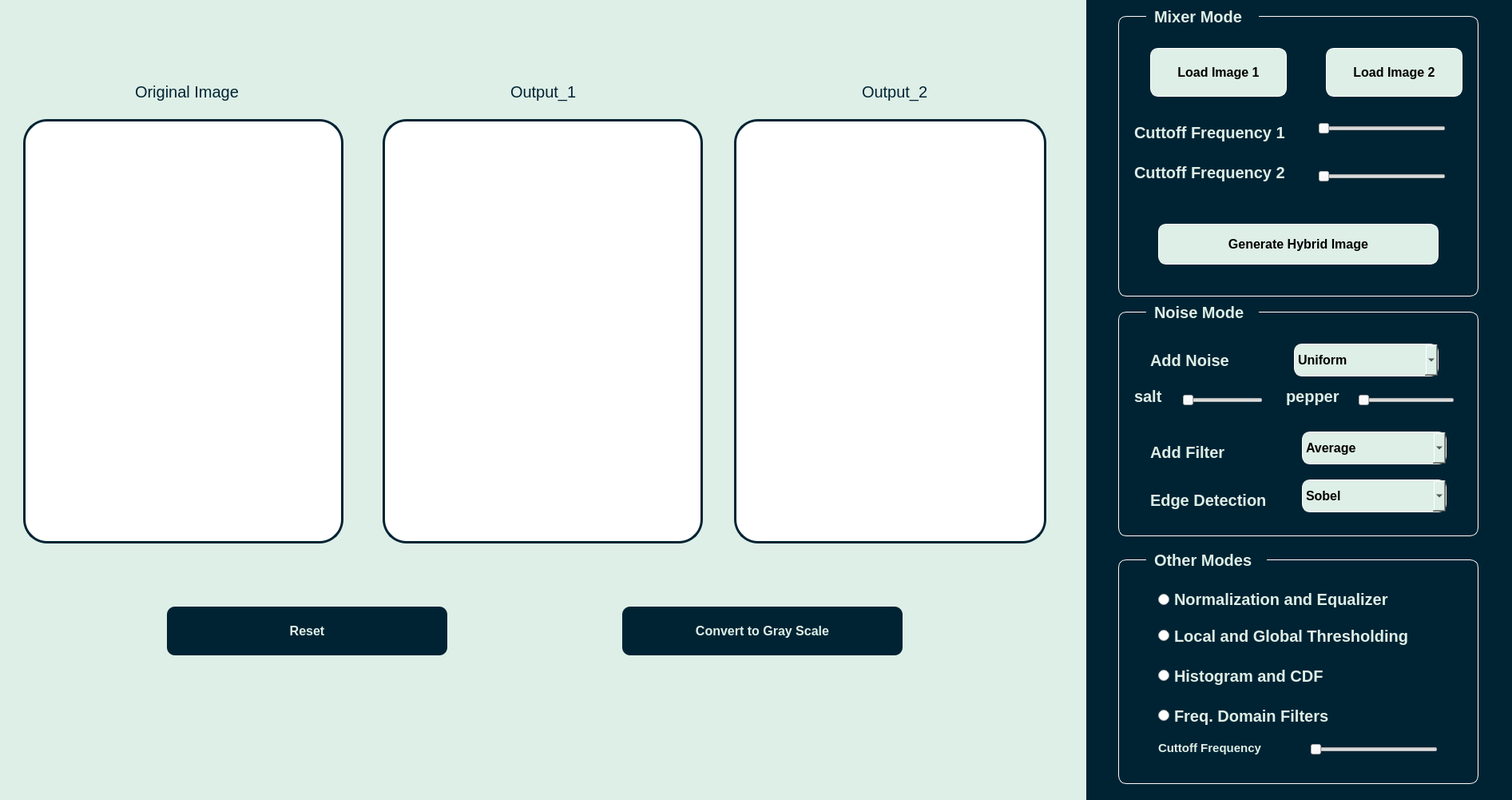
<?xml version="1.0" encoding="UTF-8"?>
<ui version="4.0">
 <class>MainWindow</class>
 <widget class="QMainWindow" name="MainWindow">
  <property name="geometry">
   <rect>
    <x>0</x>
    <y>0</y>
    <width>1893</width>
    <height>1001</height>
   </rect>
  </property>
  <property name="windowTitle">
   <string>MainWindow</string>
  </property>
  <widget class="QWidget" name="centralwidget">
   <property name="styleSheet">
    <string notr="true">#control_panel{
background-color:#002333;
display:flex;
flex-direction:column;
}
</string>
   </property>
   <widget class="QWidget" name="control_panel" native="true">
    <property name="geometry">
     <rect>
      <x>1360</x>
      <y>0</y>
      <width>581</width>
      <height>1021</height>
     </rect>
    </property>
    <property name="styleSheet">
     <string notr="true">QWidget QPushButton , QWidget QComboBox{
    background-color: #DEEFE7;
    border-radius: 10px;
    font-size: 16px;
    font-weight: bold;
    text-align: center;
}

QWidget QPushButton:hover {
    background-color: #FFFFFF;
}

QWidget QPushButton:pressed {
    background-color: #B4BEC9;
}
QWidget QLabel{
text-align:center;
font-size:20px;
color:#DEEFE7;
font-weight:bold;
}
</string>
    </property>
    <widget class="QWidget" name="mixer_container" native="true">
     <property name="geometry">
      <rect>
       <x>40</x>
       <y>20</y>
       <width>451</width>
       <height>351</height>
      </rect>
     </property>
     <property name="styleSheet">
      <string notr="true">border: 1px solid white;
border-radius:10px;</string>
     </property>
     <widget class="QPushButton" name="load_image1_btn">
      <property name="geometry">
       <rect>
        <x>40</x>
        <y>40</y>
        <width>171</width>
        <height>61</height>
       </rect>
      </property>
      <property name="text">
       <string>Load Image 1</string>
      </property>
     </widget>
     <widget class="QPushButton" name="load_image2_btn">
      <property name="geometry">
       <rect>
        <x>260</x>
        <y>40</y>
        <width>171</width>
        <height>61</height>
       </rect>
      </property>
      <property name="text">
       <string>Load Image 2</string>
      </property>
     </widget>
     <widget class="QSlider" name="horizontalSlider">
      <property name="geometry">
       <rect>
        <x>250</x>
        <y>130</y>
        <width>160</width>
        <height>22</height>
       </rect>
      </property>
      <property name="styleSheet">
       <string notr="true">border:none;</string>
      </property>
      <property name="orientation">
       <enum>Qt::Horizontal</enum>
      </property>
     </widget>
     <widget class="QSlider" name="horizontalSlider_2">
      <property name="geometry">
       <rect>
        <x>250</x>
        <y>190</y>
        <width>160</width>
        <height>22</height>
       </rect>
      </property>
      <property name="styleSheet">
       <string notr="true">border:none;</string>
      </property>
      <property name="orientation">
       <enum>Qt::Horizontal</enum>
      </property>
     </widget>
     <widget class="QPushButton" name="pushButton_17">
      <property name="geometry">
       <rect>
        <x>50</x>
        <y>260</y>
        <width>351</width>
        <height>51</height>
       </rect>
      </property>
      <property name="text">
       <string>Generate Hybrid Image</string>
      </property>
     </widget>
     <widget class="QLabel" name="label_23">
      <property name="geometry">
       <rect>
        <x>20</x>
        <y>130</y>
        <width>211</width>
        <height>31</height>
       </rect>
      </property>
      <property name="styleSheet">
       <string notr="true">border:none;</string>
      </property>
      <property name="text">
       <string>Cuttoff Frequency 1</string>
      </property>
     </widget>
     <widget class="QLabel" name="label_26">
      <property name="geometry">
       <rect>
        <x>20</x>
        <y>180</y>
        <width>211</width>
        <height>31</height>
       </rect>
      </property>
      <property name="styleSheet">
       <string notr="true">border:none;</string>
      </property>
      <property name="text">
       <string>Cuttoff Frequency 2</string>
      </property>
     </widget>
    </widget>
    <widget class="QLabel" name="label_22">
     <property name="geometry">
      <rect>
       <x>70</x>
       <y>0</y>
       <width>151</width>
       <height>41</height>
      </rect>
     </property>
     <property name="styleSheet">
      <string notr="true">background-color:#002333;
margin:5px;
padding:5px;</string>
     </property>
     <property name="text">
      <string>Mixer Mode</string>
     </property>
    </widget>
    <widget class="QWidget" name="mixer_container_2" native="true">
     <property name="geometry">
      <rect>
       <x>40</x>
       <y>390</y>
       <width>451</width>
       <height>281</height>
      </rect>
     </property>
     <property name="styleSheet">
      <string notr="true">border: 1px solid white;
border-radius:10px;</string>
     </property>
     <widget class="QSlider" name="horizontalSlider_3">
      <property name="geometry">
       <rect>
        <x>80</x>
        <y>100</y>
        <width>101</width>
        <height>22</height>
       </rect>
      </property>
      <property name="styleSheet">
       <string notr="true">border:none;</string>
      </property>
      <property name="orientation">
       <enum>Qt::Horizontal</enum>
      </property>
     </widget>
     <widget class="QSlider" name="horizontalSlider_4">
      <property name="geometry">
       <rect>
        <x>300</x>
        <y>100</y>
        <width>121</width>
        <height>22</height>
       </rect>
      </property>
      <property name="styleSheet">
       <string notr="true">border:none;</string>
      </property>
      <property name="orientation">
       <enum>Qt::Horizontal</enum>
      </property>
     </widget>
     <widget class="QLabel" name="label_27">
      <property name="geometry">
       <rect>
        <x>20</x>
        <y>90</y>
        <width>61</width>
        <height>31</height>
       </rect>
      </property>
      <property name="styleSheet">
       <string notr="true">border:none;</string>
      </property>
      <property name="text">
       <string>salt</string>
      </property>
     </widget>
     <widget class="QLabel" name="label_28">
      <property name="geometry">
       <rect>
        <x>210</x>
        <y>90</y>
        <width>81</width>
        <height>31</height>
       </rect>
      </property>
      <property name="styleSheet">
       <string notr="true">border:none;</string>
      </property>
      <property name="text">
       <string>pepper</string>
      </property>
     </widget>
     <widget class="QLabel" name="label">
      <property name="geometry">
       <rect>
        <x>40</x>
        <y>40</y>
        <width>131</width>
        <height>41</height>
       </rect>
      </property>
      <property name="styleSheet">
       <string notr="true">border:none;</string>
      </property>
      <property name="text">
       <string>Add Noise</string>
      </property>
     </widget>
     <widget class="QComboBox" name="comboBox">
      <property name="geometry">
       <rect>
        <x>220</x>
        <y>40</y>
        <width>181</width>
        <height>41</height>
       </rect>
      </property>
      <property name="styleSheet">
       <string notr="true">text-align:center</string>
      </property>
      <property name="editable">
       <bool>false</bool>
      </property>
      <item>
       <property name="text">
        <string>Uniform</string>
       </property>
      </item>
      <item>
       <property name="text">
        <string>Gaussian</string>
       </property>
      </item>
      <item>
       <property name="text">
        <string> salt &amp; pepper</string>
       </property>
      </item>
     </widget>
     <widget class="QLabel" name="label_2">
      <property name="geometry">
       <rect>
        <x>40</x>
        <y>150</y>
        <width>111</width>
        <height>51</height>
       </rect>
      </property>
      <property name="styleSheet">
       <string notr="true">border:none;</string>
      </property>
      <property name="text">
       <string>Add Filter</string>
      </property>
     </widget>
     <widget class="QComboBox" name="comboBox_2">
      <property name="geometry">
       <rect>
        <x>230</x>
        <y>150</y>
        <width>181</width>
        <height>41</height>
       </rect>
      </property>
      <item>
       <property name="text">
        <string>Average</string>
       </property>
      </item>
      <item>
       <property name="text">
        <string>Gaussian</string>
       </property>
      </item>
      <item>
       <property name="text">
        <string> median filters</string>
       </property>
      </item>
     </widget>
     <widget class="QLabel" name="label_3">
      <property name="geometry">
       <rect>
        <x>40</x>
        <y>210</y>
        <width>171</width>
        <height>51</height>
       </rect>
      </property>
      <property name="styleSheet">
       <string notr="true">border:none;</string>
      </property>
      <property name="text">
       <string>Edge Detection</string>
      </property>
     </widget>
     <widget class="QComboBox" name="comboBox_3">
      <property name="geometry">
       <rect>
        <x>230</x>
        <y>210</y>
        <width>181</width>
        <height>41</height>
       </rect>
      </property>
      <item>
       <property name="text">
        <string>Sobel</string>
       </property>
      </item>
      <item>
       <property name="text">
        <string>Roberts </string>
       </property>
      </item>
      <item>
       <property name="text">
        <string>Prewitt </string>
       </property>
      </item>
      <item>
       <property name="text">
        <string>Canny</string>
       </property>
      </item>
     </widget>
    </widget>
    <widget class="QLabel" name="label_29">
     <property name="geometry">
      <rect>
       <x>70</x>
       <y>370</y>
       <width>151</width>
       <height>41</height>
      </rect>
     </property>
     <property name="styleSheet">
      <string notr="true">background-color:#002333;
margin:5px;
padding:5px;</string>
     </property>
     <property name="text">
      <string>Noise Mode</string>
     </property>
    </widget>
    <widget class="QWidget" name="mixer_container_3" native="true">
     <property name="geometry">
      <rect>
       <x>40</x>
       <y>700</y>
       <width>451</width>
       <height>281</height>
      </rect>
     </property>
     <property name="styleSheet">
      <string notr="true">border: 1px solid white;
border-radius:10px;</string>
     </property>
     <widget class="QRadioButton" name="radioButton">
      <property name="geometry">
       <rect>
        <x>50</x>
        <y>40</y>
        <width>311</width>
        <height>20</height>
       </rect>
      </property>
      <property name="styleSheet">
       <string notr="true">border:none;
text-align:center;
font-size:20px;
color:#DEEFE7;
font-weight:bold;</string>
      </property>
      <property name="text">
       <string>Normalization and Equalizer</string>
      </property>
     </widget>
     <widget class="QRadioButton" name="radioButton_2">
      <property name="geometry">
       <rect>
        <x>50</x>
        <y>80</y>
        <width>331</width>
        <height>31</height>
       </rect>
      </property>
      <property name="styleSheet">
       <string notr="true">border:none;
text-align:center;
font-size:20px;
color:#DEEFE7;
font-weight:bold;</string>
      </property>
      <property name="text">
       <string>Local and Global Thresholding</string>
      </property>
     </widget>
     <widget class="QRadioButton" name="radioButton_3">
      <property name="geometry">
       <rect>
        <x>50</x>
        <y>130</y>
        <width>331</width>
        <height>31</height>
       </rect>
      </property>
      <property name="styleSheet">
       <string notr="true">border:none;
text-align:center;
font-size:20px;
color:#DEEFE7;
font-weight:bold;</string>
      </property>
      <property name="text">
       <string>Histogram and CDF</string>
      </property>
     </widget>
     <widget class="QRadioButton" name="radioButton_4">
      <property name="geometry">
       <rect>
        <x>50</x>
        <y>180</y>
        <width>331</width>
        <height>31</height>
       </rect>
      </property>
      <property name="styleSheet">
       <string notr="true">border:none;
text-align:center;
font-size:20px;
color:#DEEFE7;
font-weight:bold;</string>
      </property>
      <property name="text">
       <string>Freq. Domain Filters</string>
      </property>
     </widget>
     <widget class="QLabel" name="label_30">
      <property name="geometry">
       <rect>
        <x>50</x>
        <y>220</y>
        <width>211</width>
        <height>31</height>
       </rect>
      </property>
      <property name="styleSheet">
       <string notr="true">border:none;
font-size:15px;</string>
      </property>
      <property name="text">
       <string>Cuttoff Frequency </string>
      </property>
     </widget>
     <widget class="QSlider" name="horizontalSlider_5">
      <property name="geometry">
       <rect>
        <x>240</x>
        <y>230</y>
        <width>160</width>
        <height>16</height>
       </rect>
      </property>
      <property name="styleSheet">
       <string notr="true">border:none;</string>
      </property>
      <property name="orientation">
       <enum>Qt::Horizontal</enum>
      </property>
     </widget>
    </widget>
    <widget class="QLabel" name="label_35">
     <property name="geometry">
      <rect>
       <x>70</x>
       <y>680</y>
       <width>161</width>
       <height>41</height>
      </rect>
     </property>
     <property name="styleSheet">
      <string notr="true">background-color:#002333;
margin:5px;
padding:5px;</string>
     </property>
     <property name="text">
      <string>Other Modes</string>
     </property>
    </widget>
   </widget>
   <widget class="QWidget" name="widget_4" native="true">
    <property name="geometry">
     <rect>
      <x>-1</x>
      <y>-1</y>
      <width>1361</width>
      <height>1011</height>
     </rect>
    </property>
    <property name="styleSheet">
     <string notr="true">background-color:#DEEFE7;
</string>
    </property>
    <widget class="QWidget" name="image_container" native="true">
     <property name="geometry">
      <rect>
       <x>10</x>
       <y>60</y>
       <width>1321</width>
       <height>651</height>
      </rect>
     </property>
     <widget class="QLabel" name="label_19">
      <property name="geometry">
       <rect>
        <x>10</x>
        <y>80</y>
        <width>421</width>
        <height>551</height>
       </rect>
      </property>
      <property name="styleSheet">
       <string notr="true">background-color: white;
border-radius: 30px;
border: 3px solid #002333;
margin: 10px;  
padding: 15px; 


</string>
      </property>
      <property name="text">
       <string/>
      </property>
     </widget>
     <widget class="QLabel" name="label_20">
      <property name="geometry">
       <rect>
        <x>460</x>
        <y>80</y>
        <width>421</width>
        <height>551</height>
       </rect>
      </property>
      <property name="styleSheet">
       <string notr="true">background-color: white;
border-radius: 30px;
border: 3px solid #002333;
margin: 10px;  
padding: 15px; 


</string>
      </property>
      <property name="text">
       <string/>
      </property>
     </widget>
     <widget class="QLabel" name="label_21">
      <property name="geometry">
       <rect>
        <x>900</x>
        <y>80</y>
        <width>411</width>
        <height>551</height>
       </rect>
      </property>
      <property name="styleSheet">
       <string notr="true">background-color: white;
border-radius: 30px;
border: 3px solid #002333;
margin: 10px;  
padding: 15px; 


</string>
      </property>
      <property name="text">
       <string/>
      </property>
     </widget>
     <widget class="QLabel" name="label_6">
      <property name="geometry">
       <rect>
        <x>160</x>
        <y>40</y>
        <width>141</width>
        <height>31</height>
       </rect>
      </property>
      <property name="styleSheet">
       <string notr="true">color:#002333;
font-size:20px;
</string>
      </property>
      <property name="text">
       <string>Original Image</string>
      </property>
     </widget>
     <widget class="QLabel" name="label_24">
      <property name="geometry">
       <rect>
        <x>630</x>
        <y>40</y>
        <width>141</width>
        <height>31</height>
       </rect>
      </property>
      <property name="styleSheet">
       <string notr="true">color:#002333;
font-size:20px;
</string>
      </property>
      <property name="text">
       <string>Output_1</string>
      </property>
     </widget>
     <widget class="QLabel" name="label_25">
      <property name="geometry">
       <rect>
        <x>1070</x>
        <y>40</y>
        <width>141</width>
        <height>31</height>
       </rect>
      </property>
      <property name="styleSheet">
       <string notr="true">color:#002333;
font-size:20px;
</string>
      </property>
      <property name="text">
       <string>Output_2</string>
      </property>
     </widget>
    </widget>
    <widget class="QPushButton" name="pushButton_18">
     <property name="geometry">
      <rect>
       <x>780</x>
       <y>760</y>
       <width>351</width>
       <height>61</height>
      </rect>
     </property>
     <property name="styleSheet">
      <string notr="true"> background-color: #002333;
 border-radius: 10px;
 font-size: 16px;
 font-weight: bold;
 text-align: center;
color:#DEEFE7;</string>
     </property>
     <property name="text">
      <string>Convert to Gray Scale</string>
     </property>
    </widget>
    <widget class="QPushButton" name="pushButton_19">
     <property name="geometry">
      <rect>
       <x>210</x>
       <y>760</y>
       <width>351</width>
       <height>61</height>
      </rect>
     </property>
     <property name="styleSheet">
      <string notr="true"> background-color: #002333;
 border-radius: 10px;
 font-size: 16px;
 font-weight: bold;
 text-align: center;
color:#DEEFE7;</string>
     </property>
     <property name="text">
      <string>Reset</string>
     </property>
    </widget>
   </widget>
  </widget>
 </widget>
 <resources/>
 <connections/>
</ui>
